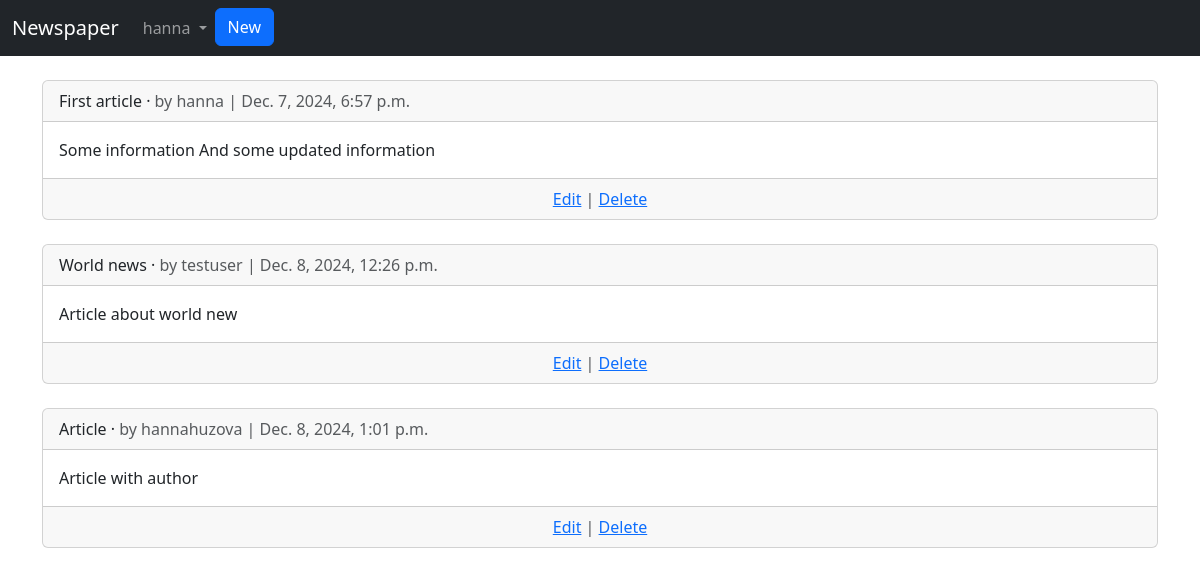
/articles/ (signed in), run on the app's committed database.
### users/models.py (models this page shows)
class CustomUser(AbstractUser):
	age = models.PositiveIntegerField(default = 0)

### articles/models.py (models this page shows, shortened)
class Article(models.Model):
	title = models.CharField(max_length = 255)
	body = models.TextField()
	date = models.DateTimeField(auto_now_add = True)
	author = models.ForeignKey(settings.AUTH_USER_MODEL, on_delete = models.CASCADE)

### articles/views.py (the view)
# urls.py: path('', views.ArticleListView.as_view(), name = 'article_list'),
class ArticleListView(LoginRequiredMixin, ListView):
	model = models.Article
	template_name = 'article_list.html'
	login_url = 'login'

### templates/article_list.html (shortened to what this page needs)
{% extends 'base.html' %}
{% block content %}
	{% for article in object_list %}
		<div class="card">
			<div class="card-header">
				<span class="font-weight-bold">{{ article.title }}</span> &middot;
				<span class="text-muted">by {{ article.author }} | {{ article.date }}</supan>
			</div>
			<div class="card-body">
				{{ article.body }}
			</div>
			<div class="card-footer text-center text-muted">
				<a href="{% url 'article_edit' article.pk %}">Edit</a> |
				<a href="{% url 'article_delete' article.pk %}">Delete</a>
			</div>
		</div>
		<br />
	{% endfor %}
{% endblock %}

### templates/base.html (shortened to what this page needs)
<!doctype html>
<html lang="en">
	<head>
		<link href="https://cdn.jsdelivr.net/npm/bootstrap@5.3.3/dist/css/bootstrap.min.css" rel="stylesheet">
	</head>
	<body>
		<nav class="navbar navbar-expand-md navbar-dark bg-dark mb-4">
		  	<div class="container-fluid">
			   	<a class="navbar-brand" href="{% url 'home' %}">Newspaper</a>
			    <div class="collapse navbar-collapse d-flex justify-content-around" id="navbarSupportedContent">
			    {% if user.is_authenticated %}
			        <ul class="navbar-nav me-auto mb-2 mb-lg-0">
			            <li class="nav-item dropdown">
			          	<a class="nav-link dropdown-toggle" href="#" role="button" data-bs-toggle="dropdown" aria-expanded="false">
			            	{{ user.username }}
			          	</a>
			        	</li>
			          	<li class="nav-item">
			          		<a href="{% url 'article_new' %}" class = "btn btn-primary ml-2">New</a>
			          	</li>
			      	</ul>
			    {% endif %}
		    	</div>
		 	</div>
		</nav>
		<div class="container">
			{% block content %}
			{% endblock %}
		</div>
	</body>
</html>

### data on the page
CustomUser: username "hanna"
Article: title "First article", author "hanna", date "Dec. 7, 2024, 6:57 p.m.", body "Some information And some updated information"
Article: title "World news", author "testuser", date "Dec. 8, 2024, 12:26 p.m.", body "Article about world new"
Article: title "Article", author "hannahuzova", date "Dec. 8, 2024, 1:01 p.m.", body "Article with author"
